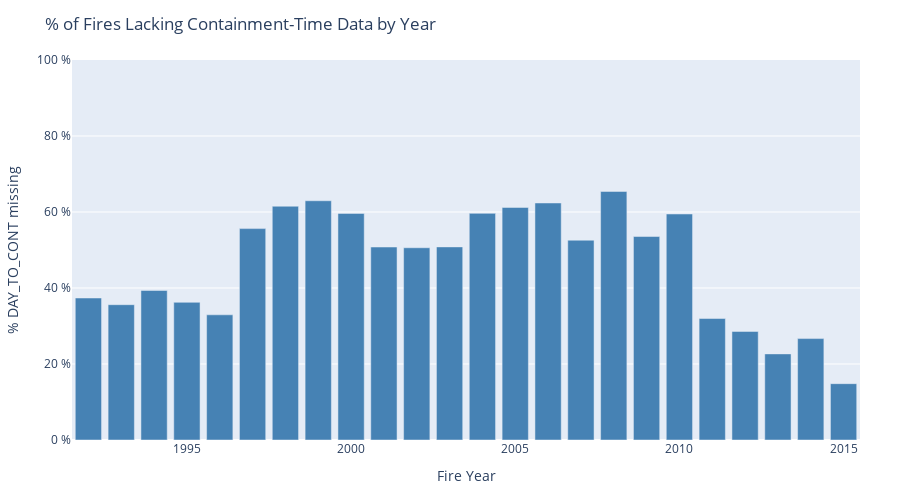

The notebook cell this image was saved under:
### Markdown cell above
## Trend of missing data?

### Code cell
# 1. Compute % missing per year
year_gap = (
    df
    .groupby("FIRE_YEAR")["DAY_TO_CONT"]
    .apply(lambda s: s.isna().mean()*100)        # % instead of proportion
    .reset_index(name="pct_missing")
    .sort_values("FIRE_YEAR")
)

# 2. Bar chart

fig = go.Figure()

fig.add_trace(go.Bar(                           # change to go.Scatter with mode = 'lines+markers' if you prefer a line
    x=year_gap["FIRE_YEAR"],
    y=year_gap["pct_missing"],
    name="% Missing",
    marker=dict(color="steelblue")
))

fig.update_layout(
    title="% of Fires Lacking Containment-Time Data by Year",
    xaxis_title="Fire Year",
    yaxis_title="% DAY_TO_CONT missing",
    yaxis=dict(
        ticksuffix=" %",
        range=[0, 100]
    ),
    height=500,
    margin=dict(l=60, r=40, t=60, b=60)
)

fig.show()

### Figure 1 — Plotly figure (JSON) as saved in the notebook; plotly's stock layout.template omitted (floating-point values rounded to 4 significant figures)
{"data": [{"marker": {"color": "steelblue"}, "name": "% Missing", "type": "bar", "x": [1992, 1993, 1994, 1995, 1996, 1997, 1998, 1999, 2000, 2001, 2002, 2003, 2004, 2005, 2006, 2007, 2008, 2009, 2010, 2011, 2012, 2013, 2014, 2015], "y": [37.37, 35.61, 39.35, 36.23, 32.94, 55.63, 61.52, 62.96, 59.62, 50.78, 50.59, 50.82, 59.64, 61.2, 62.38, 52.58, 65.41, 53.55, 59.48, 31.97, 28.57, 22.66, 26.69, 14.82]}], "layout": {"height": 500, "margin": {"b": 60, "l": 60, "r": 40, "t": 60}, "title": {"text": "% of Fires Lacking Containment-Time Data by Year"}, "xaxis": {"title": {"text": "Fire Year"}}, "yaxis": {"range": [0, 100], "ticksuffix": " %", "title": {"text": "% DAY_TO_CONT missing"}}}}
